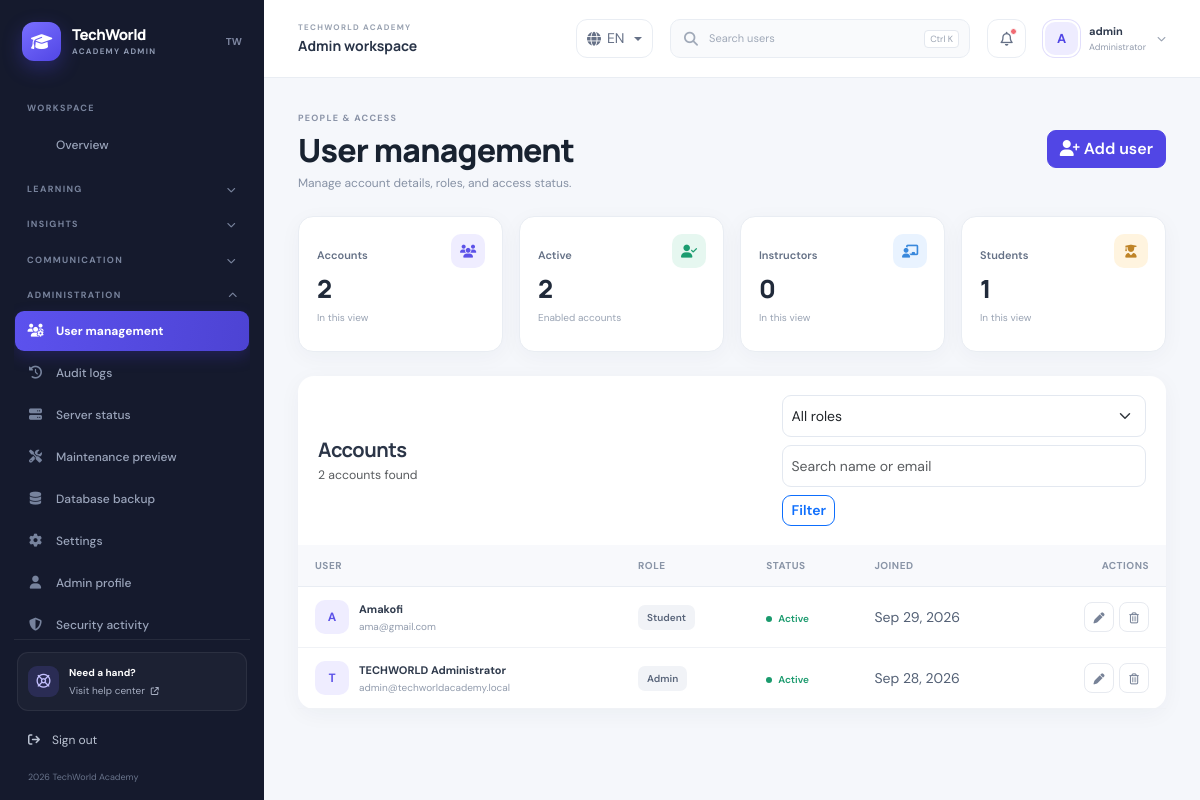
/Admin-dashboard/user_management/user_management.php (signed in), run on the app's committed database.
### tables this page shows
CREATE TABLE `users` (
  `id` int(11) NOT NULL,
  `username` varchar(50) NOT NULL,
  `email` varchar(100) NOT NULL,
  `password` varchar(255) NOT NULL,
  `full_name` varchar(100) DEFAULT NULL,
  `phone` varchar(20) DEFAULT NULL,
  `role` enum('admin','instructor','student') NOT NULL,
  `status` enum('active','inactive') DEFAULT 'active',
  `created_at` timestamp NOT NULL DEFAULT current_timestamp()
);

### Admin-dashboard/user_management/user_management.php (the view, shortened to what this page needs)
<?php
$pdo = get_db(); $token = generate_csrf_token(); $notice = ''; $error = '';
$roleFilter=$_GET['role']??''; $search=trim($_GET['search']??''); $filters=[]; $params=[];
$whereSql = $filters ? ' WHERE ' . implode(' AND ', $filters) : '';
$countQuery = $pdo->prepare('SELECT COUNT(*) FROM users' . $whereSql);
$countQuery->execute($params);
$totalUsers = (int)$countQuery->fetchColumn();
$pageSize = 25;
$totalPages = max(1, (int)ceil($totalUsers / $pageSize));
$currentPage = min($totalPages, max(1, (int)($_GET['page'] ?? 1)));
$offset = ($currentPage - 1) * $pageSize;
$sql = 'SELECT id,full_name,username,email,role,status,created_at FROM users' . $whereSql . ' ORDER BY created_at DESC LIMIT ? OFFSET ?';
$q = $pdo->prepare($sql);
$q->bindValue(count($params) + 1, $pageSize, PDO::PARAM_INT);
$q->bindValue(count($params) + 2, $offset, PDO::PARAM_INT);
$q->execute();
$users = $q->fetchAll(PDO::FETCH_ASSOC);
include(__DIR__.'/../includes/header/header.php'); include(__DIR__.'/../includes/navbar/navbar.php'); include(__DIR__.'/../includes/sidebar/sidebar.php');
?>
<main class="main-content"><div class="container-fluid"><div class="page-heading"><div><span class="page-kicker">PEOPLE & ACCESS</span><h1>User management</h1><p>Manage account details, roles, and access status.</p></div><button class="btn btn-primary" data-bs-toggle="modal" data-bs-target="#addUserModal"><i class="fa-solid fa-user-plus me-1"></i>Add user</button></div>
<div class="row g-3 mb-4"><div class="col-sm-6 col-xl-3"><div class="metric-card"><span class="metric-icon purple"><i class="fa-solid fa-users"></i></span><span class="metric-label">Accounts</span><strong><?=number_format(count($users))?></strong><small>In this view</small></div></div><div class="col-sm-6 col-xl-3"><div class="metric-card"><span class="metric-icon green"><i class="fa-solid fa-user-check"></i></span><span class="metric-label">Active</span><strong><?=number_format(count(array_filter($users,fn($u)=>$u['status']==='active')))?></strong><small>Enabled accounts</small></div></div><div class="col-sm-6 col-xl-3"><div class="metric-card"><span class="metric-icon blue"><i class="fa-solid fa-chalkboard-user"></i></span><span class="metric-label">Instructors</span><strong><?=number_format(count(array_filter($users,fn($u)=>$u['role']==='instructor')))?></strong><small>In this view</small></div></div><div class="col-sm-6 col-xl-3"><div class="metric-card"><span class="metric-icon amber"><i class="fa-solid fa-user-graduate"></i></span><span class="metric-label">Students</span><strong><?=number_format(count(array_filter($users,fn($u)=>$u['role']==='student')))?></strong><small>In this view</small></div></div></div>
<section class="card border-0"><div class="table-toolbar"><div><h2 class="h5 mb-1">Accounts</h2><div class="text-muted small"><?=number_format($totalUsers)?> accounts found</div></div><form method="get" class="d-flex gap-2 flex-wrap"><select name="role" class="form-select form-select-sm" aria-label="Filter role"><option value="">All roles</option><?php foreach(['admin'=>'Admin','instructor'=>'Instructor','student'=>'Student'] as $key=>$label):?><option value="<?=$key?>" <?=$roleFilter===$key?'selected':''?>><?=$label?></option><?php endforeach;?></select><input class="form-control form-control-sm" name="search" value="<?=htmlspecialchars($search,ENT_QUOTES,'UTF-8')?>" placeholder="Search name or email"><button class="btn btn-sm btn-outline-primary">Filter</button></form></div><div class="table-responsive"><table class="table admin-table mb-0" data-admin-sort><thead><tr><th data-sort>User</th><th data-sort>Role</th><th data-sort>Status</th><th data-sort>Joined</th><th class="text-end">Actions</th></tr></thead><tbody>
<?php foreach($users as $u):$name=$u['full_name']?:$u['username'];?><tr><td><div class="table-person"><span class="person-avatar"><?=strtoupper(substr($name,0,1))?></span><span><strong><?=htmlspecialchars($name,ENT_QUOTES,'UTF-8')?></strong><small><?=htmlspecialchars($u['email'],ENT_QUOTES,'UTF-8')?></small></span></div></td><td><span class="role-pill"><?=htmlspecialchars(ucfirst($u['role']),ENT_QUOTES,'UTF-8')?></span></td><td><span class="status-pill <?=$u['status']==='active'?'status-active':'status-inactive'?>"><i></i><?=htmlspecialchars(ucfirst($u['status']),ENT_QUOTES,'UTF-8')?></span></td><td><?=htmlspecialchars(date('M j, Y',strtotime($u['created_at'])),ENT_QUOTES,'UTF-8')?></td><td><div class="table-actions"><button class="table-icon-action" type="button" title="Edit" data-bs-toggle="modal" data-bs-target="#editUserModal" data-edit-user data-id="<?=(int)$u['id']?>" data-full-name="<?=htmlspecialchars($name,ENT_QUOTES,'UTF-8')?>" data-username="<?=htmlspecialchars($u['username'],ENT_QUOTES,'UTF-8')?>" data-email="<?=htmlspecialchars($u['email'],ENT_QUOTES,'UTF-8')?>" data-role="<?=$u['role']?>" data-status="<?=$u['status']?>"><i class="fa-solid fa-pen"></i></button><form method="post" data-confirm-message="Delete <?=htmlspecialchars($name,ENT_QUOTES,'UTF-8')?>? This cannot be undone."><input type="hidden" name="csrf_token" value="<?=htmlspecialchars($token,ENT_QUOTES,'UTF-8')?>"><input type="hidden" name="action" value="delete_user"><input type="hidden" name="id" value="<?=(int)$u['id']?>"><button class="table-icon-action danger" title="Delete" type="submit"><i class="fa-regular fa-trash-can"></i></button></form></div></td></tr><?php endforeach;?>
</tbody></table></div></section></div></main>
<?php include(__DIR__.'/../includes/footer/footer.php');?>

### Admin-dashboard/css/dashboard.css (style rules this page uses)
:root { --admin-sidebar-width: 264px; --admin-topbar-height: 78px; --admin-ink: #182230; --admin-muted: #8490a3; --admin-border: #e9edf3; --admin-canvas: #f5f7fb; --admin-primary: #5146e5; --admin-sidebar: #151a2d; --admin-sidebar-muted: #9ba5bb; }
* { box-sizing: border-box; }
html { min-width: 320px; }
body.admin-body { margin: 0; background: var(--admin-canvas); color: var(--admin-ink); font-family: 'DM Sans', system-ui, sans-serif; font-size: 14px; }
.admin-body h1, .admin-body h2, .admin-body h3, .admin-body h4, .admin-body h5 { color: var(--admin-ink); font-family: Manrope, 'DM Sans', sans-serif; letter-spacing: -.025em; }
.admin-body .card { border: 1px solid var(--admin-border); border-radius: 16px; box-shadow: 0 5px 22px rgba(27, 39, 67, .045); }
.admin-body .btn { border-radius: 9px; font-weight: 600; }
.admin-body .btn-primary { background: var(--admin-primary); border-color: var(--admin-primary); }
.admin-body .form-control, .admin-body .form-select { border-color: #e3e8f0; border-radius: 9px; min-height: 42px; }
.main-content { min-height: 100vh; margin-left: var(--admin-sidebar-width); padding-top: var(--admin-topbar-height); }
.main-content > .container-fluid { padding: 28px 34px !important; }
.admin-body .table { --bs-table-bg: transparent; }
.admin-body .table thead th { border-bottom-color: var(--admin-border); color: #8a95a7; background: #f8f9fc; font-size: 10px; font-weight: 700; letter-spacing: .05em; text-transform: uppercase; }
.admin-body .table td { border-bottom-color: #f0f2f6; color: #536075; vertical-align: middle; }
.page-heading { display:flex;align-items:center;justify-content:space-between;gap:18px;margin-bottom:24px }
.page-heading h1 { margin:4px 0 5px;font-size:clamp(25px,3vw,32px);font-weight:800 }
.page-heading p { margin:0;color:#8792a5;font-size:12px }
.page-kicker { color:#8a93a7;font-size:9px;font-weight:700;letter-spacing:.14em }
.metric-card { position:relative;min-height:136px;padding:18px;border:1px solid var(--admin-border);border-radius:15px;background:#fff;box-shadow:0 5px 22px #1b27430a }
.metric-card>strong { display:block;margin-top:7px;color:#202a3a;font:800 25px Manrope,sans-serif }
.metric-label { display:block;margin-top:12px;color:#657186;font-size:11px;font-weight:600 }
.metric-card small { color:#9aa4b4;font-size:10px }
.metric-icon { position:absolute;top:17px;right:17px;display:grid;width:34px;height:34px;place-items:center;border-radius:10px;font-size:13px }
.metric-icon.purple { color:#5c52e8;background:#efedff }
.metric-icon.green { color:#1c9c70;background:#e6f7f0 }
.metric-icon.blue { color:#3988dc;background:#e9f3ff }
.metric-icon.amber { color:#bf8428;background:#fff4df }
.table-toolbar { display:flex;align-items:center;justify-content:space-between;gap:16px;padding:19px 20px }
.table-toolbar h2 { color:#2b3547;font-weight:700 }
.admin-table { min-width:700px }
.admin-table th,.admin-table td { padding:13px 17px!important }
.admin-table th[data-sort] { cursor:pointer;user-select:none }
.table-person { display:flex;align-items:center;gap:10px;min-width:175px }
.table-person>span:last-child { display:grid;gap:2px }
.table-person strong { color:#303b4d;font-size:11px;font-weight:700 }
.table-person small { color:#929cad;font-size:10px }
.person-avatar,.course-avatar { display:grid;width:34px;height:34px;flex:none;place-items:center;border-radius:10px;color:#5c52e8;background:#efedff;font-size:12px;font-weight:700 }
.role-pill { display:inline-flex;padding:5px 9px;border-radius:7px;color:#59657a;background:#f1f3f7;font-size:10px;font-weight:600 }
.status-pill { display:inline-flex;align-items:center;gap:6px;font-size:10px;font-weight:600 }
.status-pill i { width:6px;height:6px;border-radius:50%;background:currentColor }
.status-active { color:#1a9a6d }
.table-actions { display:flex;justify-content:flex-end;gap:5px }
.table-actions form { display:inline-flex }
.table-icon-action { display:inline-grid;width:30px;height:30px;place-items:center;border:1px solid #e7eaf0;border-radius:8px;color:#778297;background:white;text-decoration:none;font-size:11px }

### data on the page
users: full_name "A", full_name "Amakofi", email "ama@gmail.com", role "Student", status "Active", created_at "Sep 29, 2026"
users: full_name "T", full_name "TECHWORLD Administrator", email "admin@techworldacademy.local", role "Admin", status "Active", created_at "Sep 28, 2026"

### other printed values
$dashboardLanguage "EN"
substr((string)($_SESSION['username'] ?? 'A'), 0, 1) "A"
$_SESSION['username'] "admin"
$groupName "LEARNING"
$groupName "INSIGHTS"
$groupName "COMMUNICATION"
$groupName "ADMINISTRATION"
$label "User management"
$label "Audit logs"
$label "Server status"
$label "Maintenance preview"
$label "Database backup"
$label "Settings"
$label "Admin profile"
$label "Security activity"
